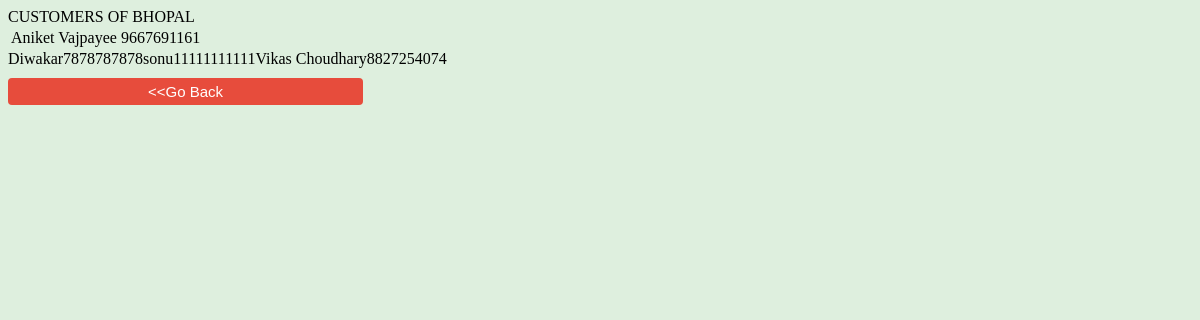
Screenshot of /admin/custview.php (signed in) with the database file from the repository.
### tables this page shows
CREATE TABLE `userinfo` (
  `username` varchar(200) NOT NULL,
  `password` varchar(200) NOT NULL,
  `pname` varchar(100) NOT NULL,
  `phno` varchar(15) NOT NULL,
  `eml` varchar(100) NOT NULL,
  `address` varchar(200) NOT NULL,
  `city` varchar(100) NOT NULL
);

### admin/custview.php (the view, shortened to what this page needs)
<?php
require '../dbconfig/config.php';
?>
<!DOCTYPE html>
<html>
<head>
	<link rel="stylesheet" type="text/css" href="../css/style2.css">
</head>
<body style="background-color: #deefde">
<?php
			$query="SELECT * from userinfo where city='".$_SESSION['city']."' ";
					$query_run=mysqli_query($con,$query);
					if($query_run)
					{
					echo "CUSTOMERS OF ". $_SESSION['city'];
							echo "<table>";
					while($row = mysqli_fetch_array($query_run)){
					echo "<tr><td>" . $row['pname'] . "</td><td>" . $row['phno'] . "</td></tr>";
					echo "</table>";
				}}
				else
					echo "the query was wrong ;)";
 ?>
 <br>
 <a href="index.php"><input type="button" id="back-button" value="<<Go Back" /></a>
	</body>
</html>

### css/style2.css (style rules this page uses)
a:link { text-decoration: none; }
#back-button { background-color: #e74c3c; margin-top: 10px; font-size: 15px; border-radius: 4px ; width: 30%; color: #ffffff; border: 0px solid ; padding: 5px ; margin-bottom: 10px; }

### rows the page displays
userinfo: pname "Aniket Vajpayee", phno "9667691161"
userinfo: pname "Diwakar", phno "7878787878"
userinfo: pname "sonu1", phno "1111111111"
userinfo: pname "Vikas Choudhary", phno "8827254074"

### other values shown
$_SESSION['city'] "BHOPAL"
